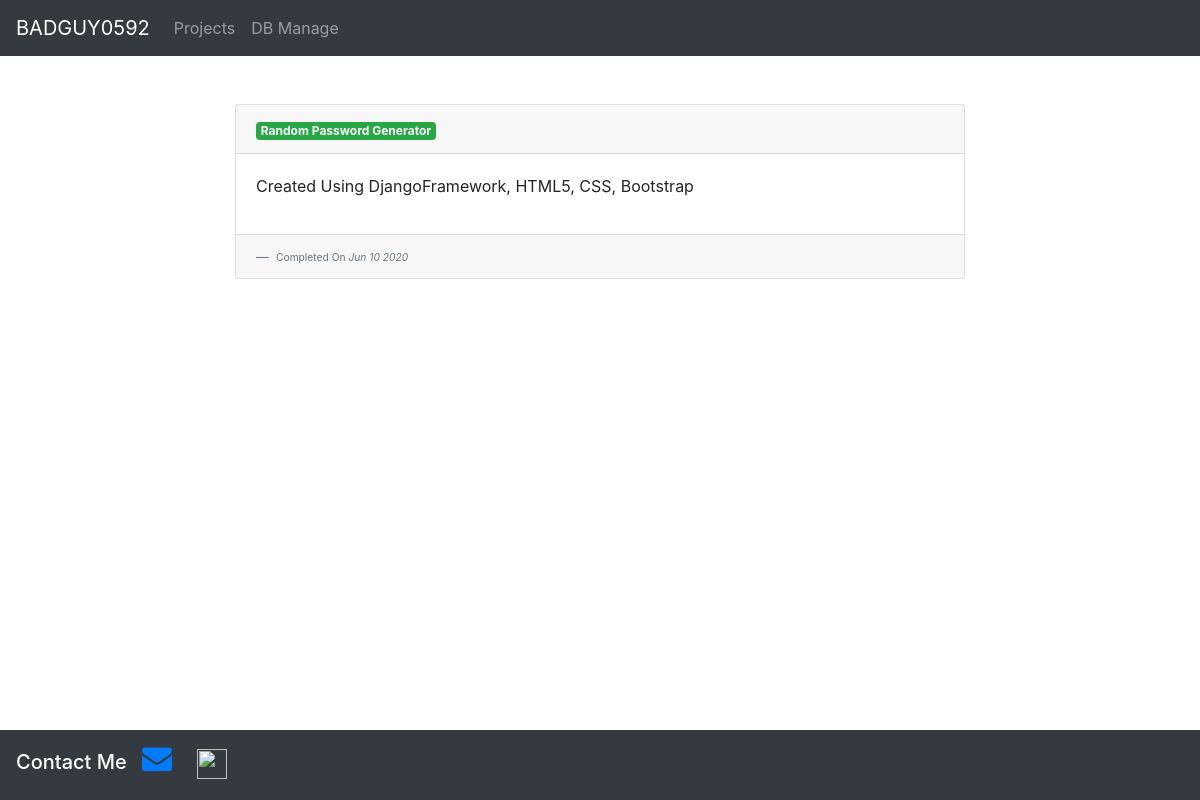
Screenshot of /projects/9 with the database file from the repository.
### blog/models.py (models this page shows, shortened)
class Blog(models.Model):
    title = models.CharField(max_length=100)
    description = models.TextField()
    date = models.DateField(("Date"),default="django.utils.timezone.now")
    urls = models.URLField(blank=True,max_length=50)

### blog/views.py (the view)
# urls.py: path('<int:blog_id>', views.blog_page, name="blog_page")
def blog_page(request,blog_id):
    blog=get_object_or_404(Blog, pk=blog_id)
    return render(request, 'blog/detail.html',{'blog':blog})

### blog/templates/blog/detail.html (shortened to what this page needs)
<!DOCTYPE html>
<html lang="en" dir="ltr">
  <head>
    <link rel="stylesheet" href="https://stackpath.bootstrapcdn.com/bootstrap/4.4.1/css/bootstrap.min.css">
    <link rel="stylesheet" href="https://cdnjs.cloudflare.com/ajax/libs/font-awesome/4.7.0/css/font-awesome.min.css">
  </head>
  <body>
    {% load static %}
    <nav class="navbar navbar-expand-lg navbar-dark bg-dark">
      <a class="navbar-brand" href="{% url 'portfolio:home' %}">BADGUY0592</a>
      <div class="collapse navbar-collapse" id="navbarText">
        <ul class="navbar-nav mr-auto">
          <li class="nav-item">
            <a class="nav-link" href="{% url 'blog:home' %}">Projects</a>
          </li>
          <li class="nav-item">
            <a class="nav-link" href="/admin">DB Manage</a>
          </li>
        </ul>
      </div>
    </nav>
    <br><Br>
    <div class="container">
      <div class="row">
        <div class="col"></div>
        <div class="col-lg-8 col-md-6">
          <div class="card">
            <div class="card-header">
              <span class="badge badge-success">{{blog.title}}</span>
            </div>
            <div class="card-body">
              <p>{{blog.description}}</p>
            </div>
            <div class="card-footer">
              <footer class="blockquote-footer">
                <small class="text-muted">
                  Completed On <cite title="Source Title">{{blog.date|date:'M d Y'}}</cite>
                </small>
              </footer>
            </div>
          </div>
        </div>
        <div class="col"></div>
      </div>
    </div>
    <br><br><br><br>
    <div class="navbar navbar-expand-lg navbar-dark bg-dark footer">
      <span class="h5 navbar-brand">
        Contact Me
        <a href="mailto:" style="padding:10px"><i class="fa fa-envelope" style="font-size:30px;"></i></a>
        <a href="#" style="padding:10px"><img src="{% static 'personalportfolio/discord.png' %}" style="width:30px;height:30px" alt=""></a>
      </span>
    </div>
  </body>
</html>

### blog/templates/blog/detail.html (style rules this page uses)
.footer { position: fixed; left: 0; bottom: 0; width: 100%; background-color: red; color: white; text-align: center; }

### rows the page displays
Blog: title "Random Password Generator", description "Created Using DjangoFramework, HTML5, CSS, Bootstrap", date "Jun 10 2020"
